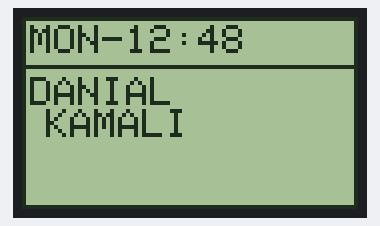
Bench run of a sketch on a simulated Arduino Uno, built with avr-gcc and run on an emulated ATmega328P. On the bench: 84×48 one-colour display.

Above: at 0.1 s.

The sketch:

1.ino
```cpp
#include <SPI.h>
#include <Adafruit_GFX.h>
#include <Adafruit_PCD8544.h>

// Software SPI (slower updates, more flexible pin options):
// pin 7 - Serial clock out (SCLK)
// pin 6 - Serial data out (DIN)
// pin 5 - Data/Command select (D/C)
// pin 4 - LCD chip select (CS)
// pin 3 - LCD reset (RST)
Adafruit_PCD8544 display = Adafruit_PCD8544(7, 6, 5, 4, 3);

// Hardware SPI (faster, but must use certain hardware pins):
// SCK is LCD serial clock (SCLK) - this is pin 13 on Arduino Uno
// MOSI is LCD DIN - this is pin 11 on an Arduino Uno
// pin 5 - Data/Command select (D/C)
// pin 4 - LCD chip select (CS)
// pin 3 - LCD reset (RST)
// Adafruit_PCD8544 display = Adafruit_PCD8544(5, 4, 3);
// Note with hardware SPI MISO and SS pins aren't used but will still be read
// and written to during SPI transfer.  Be careful sharing these pins!

#define NUMFLAKES 10
#define XPOS 0
#define YPOS 1
#define DELTAY 2


void setup()   {
  Serial.begin(9600);

  display.begin();
  // init done

  // you can change the contrast around to adapt the display
  // for the best viewing!
  display.setContrast(50);

  display.clearDisplay();   // clears the screen and buffer
  display.drawRect(0, 0, display.width(), display.height(), BLACK);
  display.drawRect(0, 0, display.width(), 13, BLACK);

  // text display tests
  display.setTextSize(0);
  display.setTextColor(BLACK);
  display.setCursor(2,2);
  display.println("MON-12:48  \n");
  display.setCursor(2,15);

  display.println("DANIAL \n KAMALI\n");

  display.setTextColor(BLACK);
  display.display();
  delay(2000);


}


void loop() {

}
```
